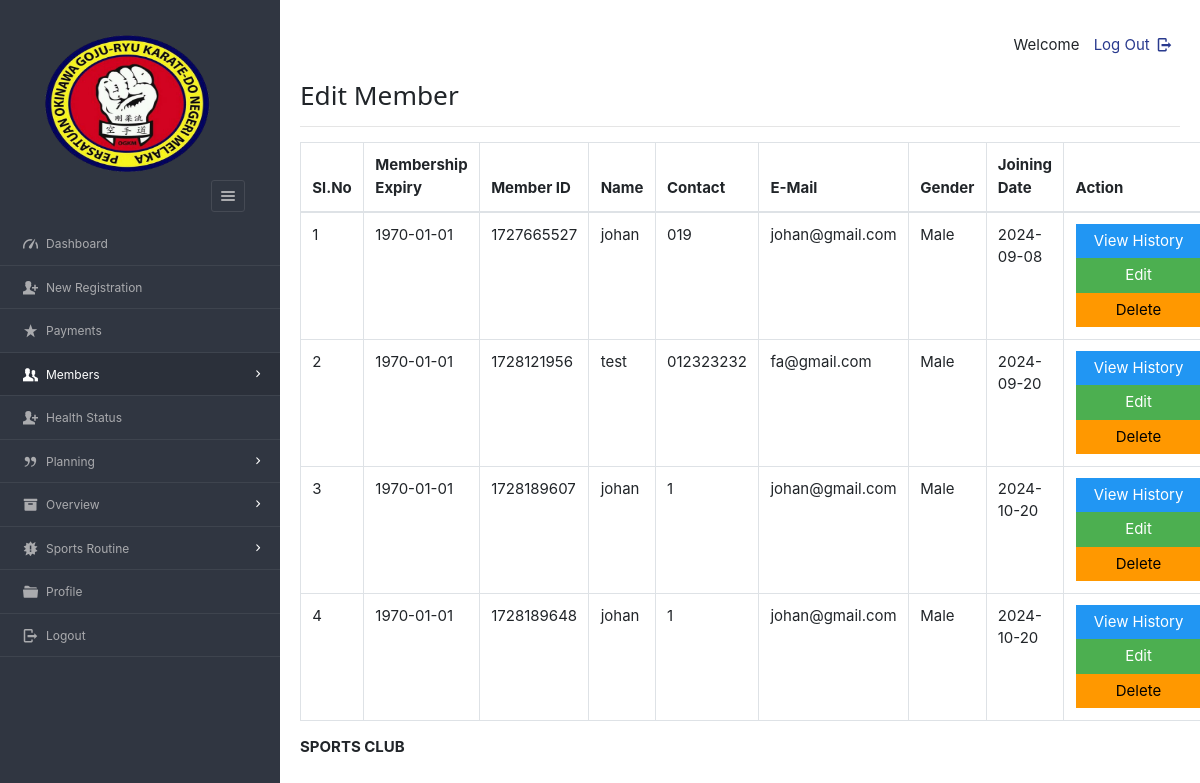
/dashboard/admin/view_mem.php (signed in), run on the app's committed database.
### tables this page shows
CREATE TABLE `enrolls_to` (
  `et_id` varchar(100) NOT NULL DEFAULT current_timestamp(),
  `planid` varchar(8) NOT NULL,
  `userid` varchar(20) NOT NULL,
  `paid_date` varchar(15) NOT NULL,
  `expire` varchar(15) NOT NULL,
  `renewal` varchar(15) NOT NULL
);

CREATE TABLE `users` (
  `userid` varchar(20) NOT NULL,
  `imageid` varchar(200) NOT NULL,
  `username` varchar(40) NOT NULL,
  `fullName` varchar(100) NOT NULL,
  `gender` varchar(8) NOT NULL,
  `mobile` varchar(20) NOT NULL,
  `email` varchar(200) NOT NULL,
  `dob` varchar(10) NOT NULL,
  `joining_date` varchar(10) NOT NULL
);

### dashboard/admin/view_mem.php (the view, shortened to what this page needs)
<?php
require '../../include/db_conn.php';
?>
<!DOCTYPE html>
<html lang="en">
<head>
    <link rel="stylesheet" href="../../css/style.css"  id="style-resource-5">
    <link rel="stylesheet" href="../../css/dashMain.css">
    <link rel="stylesheet" type="text/css" href="../../css/entypo.css">
	<link href="a1style.css" rel="stylesheet" type="text/css">
	<link rel="stylesheet" href="../../css/bootstrap.min.css">
</head>
    <body class="page-body  page-fade" onload="collapseSidebar()">
    	<div class="page-container sidebar-collapsed" id="navbarcollapse">
		<div class="sidebar-menu">
			<header class="logo-env">
					<div class="sidebar-collapse" onclick="collapseSidebar()">
				<a href="#" class="sidebar-collapse-icon with-animation">
					<i class="entypo-menu"></i>
				</a>
			</div>
			</header>
    		<?php include('nav.php'); ?>
    	</div>
    		<div class="main-content">
				<div class="row">
					<div class="col-md-6 col-sm-8 clearfix">
					</div>
					<div class="col-md-6 col-sm-4 clearfix hidden-xs">
						<ul class="list-inline links-list pull-right">
							<li>Welcome <?php echo $_SESSION['full_name']; ?>
							</li>
							<li>
								<a href="logout.php">
									Log Out <i class="entypo-logout right"></i>
								</a>
							</li>
						</ul>
					</div>
				</div>
		<h3>Edit Member</h3>
		<hr />
		<table class="table table-bordered datatable" id="table-1" border=1>
			<thead>
				<tr><h2>
					<th>Sl.No</th>
					<th>Membership Expiry</th>
					<th>Member ID</th>
					<th>Name</th>
					<th>Contact</th>
					<th>E-Mail</th>
					<th>Gender</th>
					<th>Joining Date</th>
					<th>Action</th></h2>
				</tr>
			</thead>
				<tbody>
						<?php
							$query  = "select * from users ORDER BY joining_date";
							$result = mysqli_query($con, $query);
							$sno    = 1;
							if (mysqli_affected_rows($con) != 0) {
							    while ($row = mysqli_fetch_array($result, MYSQLI_ASSOC)) {
							        $uid   = $row['userid'];
							        $query1  = "select * from enrolls_to WHERE userid='$uid' AND renewal='yes'";
							        $result1 = mysqli_query($con, $query1);
							        if (mysqli_affected_rows($con) == 1) {
							            while ($row1 = mysqli_fetch_array($result1, MYSQLI_ASSOC)) {
							                echo "<tr><td>".$sno."</td>";
							                echo "<td>" . $row1['expire'] . "</td>";
							                echo "<td>" . $row['userid'] . "</td>";
							                echo "<td>" . $row['username'] . "</td>";
							                echo "<td>" . $row['mobile'] . "</td>";
							                echo "<td>" . $row['email'] . "</td>";
							                echo "<td>" . $row['gender'] . "</td>";
							                echo "<td>" . $row['joining_date'] ."</td>";
							                $sno++;
							                echo "<td><form action='read_member.php' method='post'><input type='hidden' name='name' value='" . $uid . "'/><input type='submit' class='a1-btn a1-blue' id='button1' value='View History ' class='btn btn-info'/></form><form action='edit_member.php' method='post'><input type='hidden'  name='name' value='" . $uid . "'/><input type='submit' class='a1-btn a1-green' id='button1' value='Edit' class='btn btn-warning'/></form><form action='del_member.php' method='post' onsubmit='return ConfirmDelete()'><input type='hidden' name='name' value='" . $uid . "'/><input type='submit' value='Delete' width='20px' id='button1' class='a1-btn a1-orange'/></form></td></tr>";
							            }
							        }
							    }
							}
						?>
					</tbody>
				</table>
			<?php include('footer.php'); ?>
    	</div>
    </body>
</html>

### dashboard/admin/nav.php (shortened to what this page needs)
<ul id="main-menu" class="" >
    <li id="dash"><a href="index.php"><i class="entypo-gauge"></i><span>Dashboard</span></a></li>
	<li id="regis"><a href="new_entry.php"><i class="entypo-user-add"></i><span>New Registration</span></a>
	<li id="paymnt"><a href="payments.php"><i class="entypo-star"></i><span>Payments</span></a></li>
	<li class="" id="hassubopen"><a href="#" onclick="memberExpand(1)"><i class="entypo-users"></i><span>Members</span></a>
	</li>
	<li id="health_status"><a href="new_health_status.php"><i class="entypo-user-add"></i><span>Health Status</span></a>
		<li class="" id="planhassubopen"><a href="#" onclick="memberExpand(2)"><i class="entypo-quote"></i><span>Planning</span></a>
	<li class="" id="overviewhassubopen"><a href="#" onclick="memberExpand(3)"><i class="entypo-box"></i><span>Overview</span></a>
	<li class="" id="routinehassubopen"><a href="#" onclick="memberExpand(4)"><i class="entypo-alert"></i><span>Sports Routine</span></a>
	</li>
	<li id="adminprofile"><a href="more-userprofile.php"><i class="entypo-folder"></i><span>Profile</span></a></li>
	<li><a href="logout.php"><i class="entypo-logout"></i><span>Logout</span></a></li>
</ul>

### dashboard/admin/footer.php
<footer class="main"><strong>SPORTS CLUB </strong></footer>

### css/style.css (style rules this page uses)
html { font-size: 62.5%; font-family: sans-serif; }
div { display: block; }
body { font-family: "Noto Sans", sans-serif, "Helvetica Neue", Helvetica, Arial, sans-serif; font-size: 12px; line-height: 1.428571429; display: block; margin: 0; }
*, *:before, *:after { box-sizing: border-box; }
a { text-decoration: none; background: transparent; }
img { vertical-align: middle; }
img { border: 0; }
.logo img { width: 220px; height: 200px; }
input, button, select, textarea { font-family: inherit; font-size: inherit; line-height: inherit; }
button, input { line-height: normal; }
button, input, select, textarea { font-family: inherit; font-size: 100%; margin: 0; }
input { background-color: white; cursor: text; padding: 1px; border-width: 2px; border-style: inset; border-color: initial; border-image: initial; }
input, textarea, select, button { text-rendering: auto; color: initial; letter-spacing: normal; word-spacing: normal; text-transform: none; text-indent: 0px; text-shadow: none; display: inline-block; text-align: start; margin: 0em; font: 400 13.3333px Arial; }
button, html input[type="button"], input[type="reset"], input[type="submit"] { cursor: pointer; }
a { color: #373e4a; text-decoration: none; }
a { background: transparent; }
a { color: #373e4a; }
.page-container { position: relative; padding-left: 280px; }
.page-container .sidebar-menu { position: absolute; width: 280px; top: 0; left: 0; bottom: 0; background: #303641; color: #aaabae; z-index: 1; min-height: 796px; box-sizing: border-box; }
.page-container .sidebar-menu .logo-env { width: 100%; padding: 35px; padding-bottom: 10px; box-sizing: border-box; }
.page-container .sidebar-menu .logo-env:before, .page-container .sidebar-menu .logo-env:after { content: " "; display: table; }
.page-container .sidebar-menu .logo-env > div { display: block; vertical-align: middle; white-space: nowrap; float: left; }
.page-container .sidebar-menu .logo-env > div > a { display: inline-block; color: #aaabae; }
.page-container .sidebar-menu .logo-env > div.sidebar-collapse, .page-container .sidebar-menu .logo-env > div.sidebar-mobile-menu { position: relative; float: right; }
.page-container .sidebar-menu .logo-env > div.sidebar-collapse a, .page-container .sidebar-menu .logo-env > div.sidebar-mobile-menu a { display: inline-block; border: 1px solid #454a54; text-align: center; padding: 0; line-height: 1; font-size: 20px; font-weight: 300; padding: 5px 2px; background-clip: padding-box; border-radius: 3px; transition: all 200ms ease-in-out; }
.page-container .sidebar-menu .logo-env .logo img { width: 180px; height: 150px; }
.page-container .sidebar-menu .logo-env:after { clear: both; }
.page-container .sidebar-menu #main-menu { list-style: none; margin: 0; padding: 0; margin-bottom: 20px; }
ul, ol { margin-top: 0; margin-bottom: 8.5px; }
ul, menu, dir { display: block; list-style-type: disc; }
.page-container .sidebar-menu #main-menu li { position: relative; margin: 0; font-size: 12px; border-bottom: 1px solid rgba(69, 74, 84, 0.7); }
li { display: list-item; }
.page-container .sidebar-menu #main-menu li a { position: relative; display: block; padding: 10px 20px; color: #aaabae; z-index: 2; transition: color 250ms ease-in-out, background-color 250ms ease-in-out; }
.page-container .sidebar-menu #main-menu li a i { top: 1px; }
.page-container .sidebar-menu #main-menu li i { position: relative; font-size: 15px; margin-right: 5px; }
i, cite, em, var, address, dfn { font-style: italic; }
.page-container .sidebar-menu #main-menu li a span { transition: 350ms opacity ease-in-out; }
.page-container .sidebar-menu #main-menu li.has-sub > a:before { position: relative; content: '\e877'; content: '\e879'; display: inline-block; font-family: 'Entypo'; color: #454a54; color: #FFF; float: right; font-size: 15px; margin-left: 13px; top: 0px; transition: all 300ms ease-in-out; }

### dashboard/admin/view_mem.php (style rules this page uses)
#button1 { width:126px; }
.page-container .sidebar-menu #main-menu li#hassubopen > a { background-color: #2b303a; color: #ffffff; }

### data on the page
enrolls_to: expire "1970-01-01", userid.userid "1727665527", userid.username "johan", userid.mobile "019", userid.email "johan@gmail.com", userid.gender "Male", userid.joining_date "2024-09-08"
enrolls_to: expire "1970-01-01", userid.userid "1728121956", userid.username "test", userid.mobile "012323232", userid.email "fa@gmail.com", userid.gender "Male", userid.joining_date "2024-09-20"
enrolls_to: expire "1970-01-01", userid.userid "1728189607", userid.username "johan", userid.mobile "1", userid.email "johan@gmail.com", userid.gender "Male", userid.joining_date "2024-10-20"
enrolls_to: expire "1970-01-01", userid.userid "1728189648", userid.username "johan", userid.mobile "1", userid.email "johan@gmail.com", userid.gender "Male", userid.joining_date "2024-10-20"
